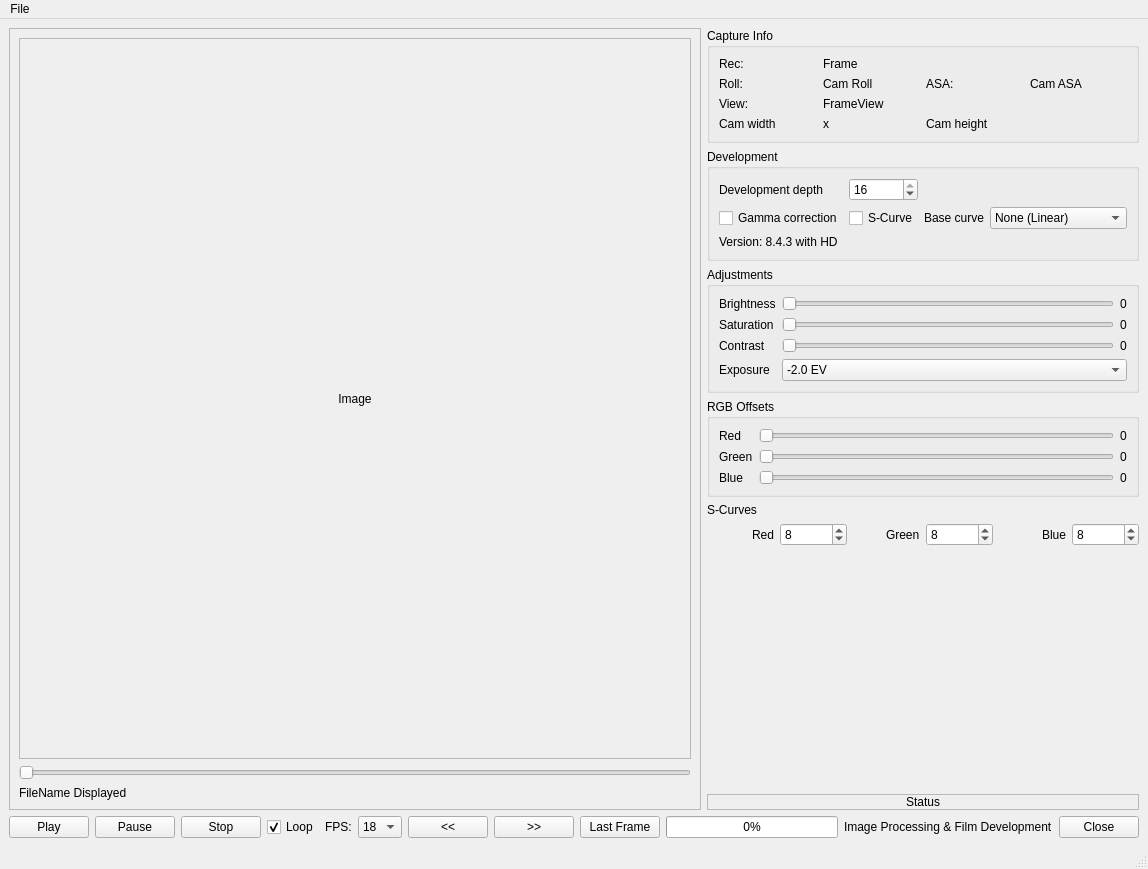
<?xml version="1.0" encoding="UTF-8"?>
<ui version="4.0">
 <class>Processing</class>
 <widget class="QMainWindow" name="Processing">
  <property name="geometry">
   <rect>
    <x>0</x>
    <y>0</y>
    <width>1148</width>
    <height>869</height>
   </rect>
  </property>
  <property name="windowTitle">
   <string>Image Processing &amp; Film Development</string>
  </property>
  <widget class="QWidget" name="centralwidget">
   <layout class="QVBoxLayout" name="rootLayout">
    <item>
     <layout class="QHBoxLayout" name="mainRow" stretch="2,1">
      <item>
       <widget class="QScrollArea" name="imageScrollArea">
        <property name="widgetResizable">
         <bool>true</bool>
        </property>
        <widget class="QWidget" name="imageScrollAreaWidget">
         <property name="geometry">
          <rect>
           <x>0</x>
           <y>0</y>
           <width>711</width>
           <height>762</height>
          </rect>
         </property>
         <layout class="QVBoxLayout" name="imageAreaLayout">
          <item>
           <widget class="QLabel" name="Label_showimage">
            <property name="sizePolicy">
             <sizepolicy hsizetype="Expanding" vsizetype="Expanding">
              <horstretch>0</horstretch>
              <verstretch>0</verstretch>
             </sizepolicy>
            </property>
            <property name="minimumSize">
             <size>
              <width>320</width>
              <height>240</height>
             </size>
            </property>
            <property name="frameShape">
             <enum>QFrame::Shape::StyledPanel</enum>
            </property>
            <property name="text">
             <string>Image</string>
            </property>
            <property name="scaledContents">
             <bool>false</bool>
            </property>
            <property name="alignment">
             <set>Qt::AlignmentFlag::AlignCenter</set>
            </property>
           </widget>
          </item>
          <item>
           <widget class="QSlider" name="horizontalSlider_3">
            <property name="minimum">
             <number>0</number>
            </property>
            <property name="maximum">
             <number>4000</number>
            </property>
            <property name="value">
             <number>0</number>
            </property>
            <property name="tracking">
             <bool>false</bool>
            </property>
            <property name="orientation">
             <enum>Qt::Orientation::Horizontal</enum>
            </property>
           </widget>
          </item>
          <item>
           <widget class="QLabel" name="FilenameDisplayed_Label">
            <property name="text">
             <string>FileName Displayed</string>
            </property>
            <property name="textInteractionFlags">
             <set>Qt::TextInteractionFlag::TextSelectableByMouse</set>
            </property>
           </widget>
          </item>
         </layout>
        </widget>
       </widget>
      </item>
      <item>
       <layout class="QVBoxLayout" name="controlsColumn">
        <item>
         <widget class="QGroupBox" name="infoGroup">
          <property name="title">
           <string>Capture Info</string>
          </property>
          <layout class="QGridLayout" name="infoGrid">
           <item row="0" column="0">
            <widget class="QLabel" name="label_12">
             <property name="text">
              <string>Rec:</string>
             </property>
            </widget>
           </item>
           <item row="0" column="1">
            <widget class="QLabel" name="label">
             <property name="text">
              <string>Frame</string>
             </property>
            </widget>
           </item>
           <item row="1" column="0">
            <widget class="QLabel" name="label_10">
             <property name="text">
              <string>Roll:</string>
             </property>
            </widget>
           </item>
           <item row="1" column="1">
            <widget class="QLabel" name="label_6">
             <property name="text">
              <string>Cam Roll</string>
             </property>
            </widget>
           </item>
           <item row="1" column="2">
            <widget class="QLabel" name="label_5">
             <property name="text">
              <string>ASA:</string>
             </property>
            </widget>
           </item>
           <item row="1" column="3">
            <widget class="QLabel" name="label_7">
             <property name="text">
              <string>Cam ASA</string>
             </property>
            </widget>
           </item>
           <item row="2" column="0">
            <widget class="QLabel" name="label_FrameView_2">
             <property name="text">
              <string>View:</string>
             </property>
            </widget>
           </item>
           <item row="2" column="1">
            <widget class="QLabel" name="label_FrameView">
             <property name="text">
              <string>FrameView</string>
             </property>
            </widget>
           </item>
           <item row="3" column="0">
            <widget class="QLabel" name="label_8">
             <property name="text">
              <string>Cam width</string>
             </property>
            </widget>
           </item>
           <item row="3" column="1">
            <widget class="QLabel" name="label_3">
             <property name="text">
              <string>x</string>
             </property>
            </widget>
           </item>
           <item row="3" column="2">
            <widget class="QLabel" name="label_9">
             <property name="text">
              <string>Cam height</string>
             </property>
            </widget>
           </item>
          </layout>
         </widget>
        </item>
        <item>
         <widget class="QGroupBox" name="devGroup">
          <property name="title">
           <string>Development</string>
          </property>
          <layout class="QGridLayout" name="devGrid">
           <item row="0" column="0">
            <widget class="QLabel" name="label_2">
             <property name="text">
              <string>Development depth</string>
             </property>
            </widget>
           </item>
           <item row="0" column="1">
            <widget class="QSpinBox" name="bitDepth">
             <property name="minimum">
              <number>8</number>
             </property>
             <property name="maximum">
              <number>16</number>
             </property>
             <property name="singleStep">
              <number>8</number>
             </property>
             <property name="value">
              <number>16</number>
             </property>
            </widget>
           </item>
           <item row="1" column="0">
            <widget class="QCheckBox" name="GammaCorrectionBox">
             <property name="text">
              <string>Gamma correction</string>
             </property>
            </widget>
           </item>
           <item row="1" column="1">
            <widget class="QCheckBox" name="SCurveBox">
             <property name="enabled">
              <bool>true</bool>
             </property>
             <property name="text">
              <string>S-Curve</string>
             </property>
             <property name="checked">
              <bool>false</bool>
             </property>
            </widget>
           </item>
           <item row="1" column="2">
            <widget class="QLabel" name="label_BaseCurve">
             <property name="text">
              <string>Base curve</string>
             </property>
            </widget>
           </item>
           <item row="1" column="3">
            <widget class="QComboBox" name="BaseCurveCombo">
             <item>
              <property name="text">
               <string>None (Linear)</string>
              </property>
             </item>
             <item>
              <property name="text">
               <string>LOG16 (Sony-style)</string>
              </property>
             </item>
             <item>
              <property name="text">
               <string>ACES Filmic (HDR)</string>
              </property>
             </item>
            </widget>
           </item>
           <item row="2" column="0" colspan="3">
            <widget class="QLabel" name="label_11">
             <property name="text">
              <string>Version: 8.4.3 with HD</string>
             </property>
            </widget>
           </item>
          </layout>
         </widget>
        </item>
        <item>
         <widget class="QGroupBox" name="groupBox">
          <property name="title">
           <string>Adjustments</string>
          </property>
          <layout class="QGridLayout" name="gridLayout">
           <item row="0" column="0">
            <widget class="QLabel" name="label_4">
             <property name="text">
              <string>Brightness</string>
             </property>
            </widget>
           </item>
           <item row="0" column="1">
            <widget class="QSlider" name="Brightness_slider">
             <property name="minimum">
              <number>-255</number>
             </property>
             <property name="maximum">
              <number>255</number>
             </property>
             <property name="value">
              <number>-255</number>
             </property>
             <property name="orientation">
              <enum>Qt::Orientation::Horizontal</enum>
             </property>
            </widget>
           </item>
           <item row="0" column="2">
            <widget class="QLabel" name="label_22">
             <property name="text">
              <string>0</string>
             </property>
            </widget>
           </item>
           <item row="1" column="0">
            <widget class="QLabel" name="label_21">
             <property name="text">
              <string>Saturation</string>
             </property>
            </widget>
           </item>
           <item row="1" column="1">
            <widget class="QSlider" name="Saturation_slider">
             <property name="minimum">
              <number>0</number>
             </property>
             <property name="maximum">
              <number>400</number>
             </property>
             <property name="singleStep">
              <number>1</number>
             </property>
             <property name="orientation">
              <enum>Qt::Orientation::Horizontal</enum>
             </property>
            </widget>
           </item>
           <item row="1" column="2">
            <widget class="QLabel" name="label_23">
             <property name="text">
              <string>0</string>
             </property>
            </widget>
           </item>
           <item row="2" column="0">
            <widget class="QLabel" name="label_24">
             <property name="text">
              <string>Contrast</string>
             </property>
            </widget>
           </item>
           <item row="2" column="1">
            <widget class="QSlider" name="Contrast_slider">
             <property name="maximum">
              <number>400</number>
             </property>
             <property name="orientation">
              <enum>Qt::Orientation::Horizontal</enum>
             </property>
            </widget>
           </item>
           <item row="2" column="2">
            <widget class="QLabel" name="label_25">
             <property name="text">
              <string>0</string>
             </property>
            </widget>
           </item>
           <item row="3" column="0">
            <widget class="QLabel" name="label_Exposure">
             <property name="text">
              <string>Exposure</string>
             </property>
            </widget>
           </item>
           <item row="3" column="1" colspan="2">
            <widget class="QComboBox" name="ExposureCombo">
  <item>
    <property name="text">
      <string>-2.0 EV</string>
    </property>
  </item>
  <item>
    <property name="text">
      <string>-1.5 EV</string>
    </property>
  </item>
  <item>
    <property name="text">
      <string>-1.0 EV</string>
    </property>
  </item>
  <item>
    <property name="text">
      <string>-0.5 EV</string>
    </property>
  </item>
  <item>
    <property name="text">
      <string>0.0 EV</string>
    </property>
  </item>
  <item>
    <property name="text">
      <string>+0.5 EV</string>
    </property>
  </item>
  <item>
    <property name="text">
      <string>+1.0 EV</string>
    </property>
  </item>
  <item>
    <property name="text">
      <string>+1.5 EV</string>
    </property>
  </item>
  <item>
    <property name="text">
      <string>+2.0 EV</string>
    </property>
  </item>
</widget>
           </item>
          </layout>
         </widget>
        </item>
        <item>
         <widget class="QGroupBox" name="rgbGroup">
          <property name="title">
           <string>RGB Offsets</string>
          </property>
          <layout class="QGridLayout" name="rgbGrid">
           <item row="2" column="2">
            <widget class="QLabel" name="label_20">
             <property name="text">
              <string>0</string>
             </property>
            </widget>
           </item>
           <item row="0" column="2">
            <widget class="QLabel" name="label_18">
             <property name="text">
              <string>0</string>
             </property>
            </widget>
           </item>
           <item row="0" column="0">
            <widget class="QLabel" name="label_15">
             <property name="text">
              <string>Red</string>
             </property>
            </widget>
           </item>
           <item row="0" column="1">
            <widget class="QSlider" name="Red_Slider">
             <property name="minimum">
              <number>0</number>
             </property>
             <property name="maximum">
              <number>255</number>
             </property>
             <property name="orientation">
              <enum>Qt::Orientation::Horizontal</enum>
             </property>
            </widget>
           </item>
           <item row="1" column="2">
            <widget class="QLabel" name="label_19">
             <property name="text">
              <string>0</string>
             </property>
            </widget>
           </item>
           <item row="1" column="1">
            <widget class="QSlider" name="Green_Slider">
             <property name="minimum">
              <number>0</number>
             </property>
             <property name="maximum">
              <number>255</number>
             </property>
             <property name="orientation">
              <enum>Qt::Orientation::Horizontal</enum>
             </property>
            </widget>
           </item>
           <item row="2" column="1">
            <widget class="QSlider" name="Blue_Slider">
             <property name="minimum">
              <number>0</number>
             </property>
             <property name="maximum">
              <number>255</number>
             </property>
             <property name="orientation">
              <enum>Qt::Orientation::Horizontal</enum>
             </property>
            </widget>
           </item>
           <item row="2" column="0">
            <widget class="QLabel" name="label_16">
             <property name="text">
              <string>Blue</string>
             </property>
            </widget>
           </item>
           <item row="1" column="0">
            <widget class="QLabel" name="label_17">
             <property name="text">
              <string>Green</string>
             </property>
            </widget>
           </item>
          </layout>
         </widget>
        </item>
        <item>
         <layout class="QGridLayout" name="curvesGrid">
          <item row="0" column="0">
           <widget class="QLabel" name="label_26">
            <property name="text">
             <string>S-Curves</string>
            </property>
           </widget>
          </item>
          <item row="1" column="2" alignment="Qt::AlignmentFlag::AlignRight">
           <widget class="QLabel" name="label_27">
            <property name="text">
             <string>Green</string>
            </property>
           </widget>
          </item>
          <item row="1" column="3">
           <widget class="QSpinBox" name="spinBox_GreenCurve">
            <property name="maximum">
             <number>32</number>
            </property>
            <property name="value">
             <number>8</number>
            </property>
           </widget>
          </item>
          <item row="1" column="5">
           <widget class="QSpinBox" name="spinBox_BlueCurve">
            <property name="maximum">
             <number>32</number>
            </property>
            <property name="value">
             <number>8</number>
            </property>
           </widget>
          </item>
          <item row="1" column="1">
           <widget class="QSpinBox" name="spinBox_RedCurve">
            <property name="maximum">
             <number>32</number>
            </property>
            <property name="value">
             <number>8</number>
            </property>
           </widget>
          </item>
          <item row="1" column="4" alignment="Qt::AlignmentFlag::AlignRight">
           <widget class="QLabel" name="label_28">
            <property name="text">
             <string>Blue</string>
            </property>
           </widget>
          </item>
          <item row="1" column="0" alignment="Qt::AlignmentFlag::AlignRight">
           <widget class="QLabel" name="label_14">
            <property name="text">
             <string>Red</string>
            </property>
           </widget>
          </item>
         </layout>
        </item>
        <item>
         <widget class="SCurvePreviewLUT" name="sCurvePreview" native="true">
          <property name="sizePolicy">
           <sizepolicy hsizetype="Expanding" vsizetype="Expanding">
            <horstretch>0</horstretch>
            <verstretch>0</verstretch>
           </sizepolicy>
          </property>
          <property name="minimumSize">
           <size>
            <width>300</width>
            <height>180</height>
           </size>
          </property>
         </widget>
        </item>
        <item>
         <widget class="QLabel" name="StatusUpdate">
          <property name="sizePolicy">
           <sizepolicy hsizetype="Expanding" vsizetype="Preferred">
            <horstretch>0</horstretch>
            <verstretch>0</verstretch>
           </sizepolicy>
          </property>
          <property name="frameShape">
           <enum>QFrame::Shape::StyledPanel</enum>
          </property>
          <property name="text">
           <string>Status</string>
          </property>
          <property name="alignment">
           <set>Qt::AlignmentFlag::AlignCenter</set>
          </property>
          <property name="wordWrap">
           <bool>true</bool>
          </property>
         </widget>
        </item>
       </layout>
      </item>
     </layout>
    </item>
    <item>
     <layout class="QHBoxLayout" name="frameSliderRow"/>
    </item>
    <item>
     <layout class="QHBoxLayout" name="bottomBar">
      <item>
       <layout class="QHBoxLayout" name="playbackControls">
        <item>
         <widget class="QPushButton" name="playButton">
          <property name="text">
           <string>Play</string>
          </property>
         </widget>
        </item>
        <item>
         <widget class="QPushButton" name="pauseButton">
          <property name="text">
           <string>Pause</string>
          </property>
         </widget>
        </item>
        <item>
         <widget class="QPushButton" name="stopButton">
          <property name="text">
           <string>Stop</string>
          </property>
         </widget>
        </item>
        <item>
         <widget class="QCheckBox" name="loopCheck">
          <property name="text">
           <string>Loop</string>
          </property>
          <property name="checked">
           <bool>true</bool>
          </property>
         </widget>
        </item>
        <item>
         <widget class="QLabel" name="fpsLabel">
          <property name="text">
           <string>FPS:</string>
          </property>
         </widget>
        </item>
        <item>
         <widget class="QComboBox" name="fpsCombo">
          <item>
           <property name="text">
            <string>18</string>
           </property>
          </item>
          <item>
           <property name="text">
            <string>24</string>
           </property>
          </item>
         </widget>
        </item>
       </layout>
      </item>
      <item>
       <layout class="QHBoxLayout" name="navButtons">
        <item>
         <widget class="QPushButton" name="Back_Button">
          <property name="text">
           <string>&lt;&lt;</string>
          </property>
         </widget>
        </item>
        <item>
         <widget class="QPushButton" name="ForwardButton">
          <property name="text">
           <string>&gt;&gt;</string>
          </property>
         </widget>
        </item>
        <item>
         <widget class="QPushButton" name="LastButton">
          <property name="text">
           <string>Last Frame</string>
          </property>
         </widget>
        </item>
       </layout>
      </item>
      <item>
       <widget class="QProgressBar" name="progressBar">
        <property name="maximum">
         <number>3800</number>
        </property>
        <property name="value">
         <number>21</number>
        </property>
       </widget>
      </item>
      <item>
       <widget class="QLabel" name="TitleLabel">
        <property name="text">
         <string>Image Processing &amp; Film Development</string>
        </property>
       </widget>
      </item>
      <item>
       <widget class="QPushButton" name="pushButton_4">
        <property name="text">
         <string>Close</string>
        </property>
       </widget>
      </item>
     </layout>
    </item>
   </layout>
  </widget>
  <widget class="QMenuBar" name="menuBar">
   <property name="geometry">
    <rect>
     <x>0</x>
     <y>0</y>
     <width>1148</width>
     <height>22</height>
    </rect>
   </property>
   <widget class="QMenu" name="menuFile">
    <property name="title">
     <string>File</string>
    </property>
    <addaction name="actionOpen_WorkDirectory"/>
    <addaction name="actionOpen_Film_Roll"/>
    <addaction name="actionSelect_Development_Template"/>
    <addaction name="separator"/>
    <addaction name="actionDevelop_Film"/>
    <addaction name="separator"/>
    <addaction name="actionExit"/>
   </widget>
   <addaction name="menuFile"/>
  </widget>
  <widget class="QStatusBar" name="statusBar"/>
  <action name="actionOpen_WorkDirectory">
   <property name="text">
    <string>Open WorkDirectory</string>
   </property>
  </action>
  <action name="actionOpen_Film_Roll">
   <property name="text">
    <string>Open Film Roll</string>
   </property>
  </action>
  <action name="actionDevelop_Film">
   <property name="text">
    <string>Develop Film</string>
   </property>
  </action>
  <action name="actionSelect_Development_Template">
   <property name="text">
    <string>Select Development Template</string>
   </property>
  </action>
  <action name="actionExit">
   <property name="text">
    <string>Exit</string>
   </property>
  </action>
 </widget>
 <layoutdefault spacing="6" margin="9"/>
 <customwidgets>
  <customwidget>
   <class>SCurvePreviewLUT</class>
   <extends>QWidget</extends>
   <header>scurvepreviewlut.h</header>
  </customwidget>
 </customwidgets>
 <resources/>
 <connections>
  <connection>
   <sender>playButton</sender>
   <signal>clicked()</signal>
   <receiver>Processing</receiver>
   <slot>on_playButton_clicked()</slot>
   <hints>
    <hint type="sourcelabel">
     <x>20</x>
     <y>20</y>
    </hint>
    <hint type="destinationlabel">
     <x>20</x>
     <y>20</y>
    </hint>
   </hints>
  </connection>
  <connection>
   <sender>pauseButton</sender>
   <signal>clicked()</signal>
   <receiver>Processing</receiver>
   <slot>on_pauseButton_clicked()</slot>
   <hints>
    <hint type="sourcelabel">
     <x>20</x>
     <y>20</y>
    </hint>
    <hint type="destinationlabel">
     <x>20</x>
     <y>20</y>
    </hint>
   </hints>
  </connection>
  <connection>
   <sender>stopButton</sender>
   <signal>clicked()</signal>
   <receiver>Processing</receiver>
   <slot>on_stopButton_clicked()</slot>
   <hints>
    <hint type="sourcelabel">
     <x>20</x>
     <y>20</y>
    </hint>
    <hint type="destinationlabel">
     <x>20</x>
     <y>20</y>
    </hint>
   </hints>
  </connection>
  <connection>
   <sender>pushButton_4</sender>
   <signal>clicked()</signal>
   <receiver>Processing</receiver>
   <slot>close()</slot>
   <hints>
    <hint type="sourcelabel">
     <x>20</x>
     <y>20</y>
    </hint>
    <hint type="destinationlabel">
     <x>20</x>
     <y>20</y>
    </hint>
   </hints>
  </connection>
  <connection>
   <sender>Red_Slider</sender>
   <signal>valueChanged(int)</signal>
   <receiver>label_18</receiver>
   <slot>setNum(int)</slot>
   <hints>
    <hint type="sourcelabel">
     <x>20</x>
     <y>20</y>
    </hint>
    <hint type="destinationlabel">
     <x>20</x>
     <y>20</y>
    </hint>
   </hints>
  </connection>
  <connection>
   <sender>Blue_Slider</sender>
   <signal>valueChanged(int)</signal>
   <receiver>label_20</receiver>
   <slot>setNum(int)</slot>
   <hints>
    <hint type="sourcelabel">
     <x>20</x>
     <y>20</y>
    </hint>
    <hint type="destinationlabel">
     <x>20</x>
     <y>20</y>
    </hint>
   </hints>
  </connection>
  <connection>
   <sender>Green_Slider</sender>
   <signal>valueChanged(int)</signal>
   <receiver>label_19</receiver>
   <slot>setNum(int)</slot>
   <hints>
    <hint type="sourcelabel">
     <x>20</x>
     <y>20</y>
    </hint>
    <hint type="destinationlabel">
     <x>20</x>
     <y>20</y>
    </hint>
   </hints>
  </connection>
  <connection>
   <sender>Brightness_slider</sender>
   <signal>valueChanged(int)</signal>
   <receiver>label_22</receiver>
   <slot>setNum(int)</slot>
   <hints>
    <hint type="sourcelabel">
     <x>20</x>
     <y>20</y>
    </hint>
    <hint type="destinationlabel">
     <x>20</x>
     <y>20</y>
    </hint>
   </hints>
  </connection>
  <connection>
   <sender>Saturation_slider</sender>
   <signal>valueChanged(int)</signal>
   <receiver>label_23</receiver>
   <slot>setNum(int)</slot>
   <hints>
    <hint type="sourcelabel">
     <x>20</x>
     <y>20</y>
    </hint>
    <hint type="destinationlabel">
     <x>20</x>
     <y>20</y>
    </hint>
   </hints>
  </connection>
  <connection>
   <sender>Contrast_slider</sender>
   <signal>valueChanged(int)</signal>
   <receiver>label_25</receiver>
   <slot>setNum(int)</slot>
   <hints>
    <hint type="sourcelabel">
     <x>20</x>
     <y>20</y>
    </hint>
    <hint type="destinationlabel">
     <x>20</x>
     <y>20</y>
    </hint>
   </hints>
  </connection>
  <connection>
   <sender>actionExit</sender>
   <signal>triggered()</signal>
   <receiver>Processing</receiver>
   <slot>close()</slot>
   <hints>
    <hint type="sourcelabel">
     <x>-1</x>
     <y>-1</y>
    </hint>
    <hint type="destinationlabel">
     <x>20</x>
     <y>20</y>
    </hint>
   </hints>
  </connection>
  <connection>
   <sender>actionOpen_WorkDirectory</sender>
   <signal>triggered()</signal>
   <receiver>Processing</receiver>
   <slot>on_SelectDir_Button_clicked()</slot>
   <hints>
    <hint type="sourcelabel">
     <x>-1</x>
     <y>-1</y>
    </hint>
    <hint type="destinationlabel">
     <x>20</x>
     <y>20</y>
    </hint>
   </hints>
  </connection>
  <connection>
   <sender>actionOpen_Film_Roll</sender>
   <signal>triggered()</signal>
   <receiver>Processing</receiver>
   <slot>on_Settings_Button_clicked()</slot>
   <hints>
    <hint type="sourcelabel">
     <x>-1</x>
     <y>-1</y>
    </hint>
    <hint type="destinationlabel">
     <x>20</x>
     <y>20</y>
    </hint>
   </hints>
  </connection>
  <connection>
   <sender>actionDevelop_Film</sender>
   <signal>triggered()</signal>
   <receiver>Processing</receiver>
   <slot>on_DevelopFilm_Button_clicked()</slot>
   <hints>
    <hint type="sourcelabel">
     <x>-1</x>
     <y>-1</y>
    </hint>
    <hint type="destinationlabel">
     <x>20</x>
     <y>20</y>
    </hint>
   </hints>
  </connection>
 </connections>
 <slots>
  <slot>on_SelectDir_Button_clicked()</slot>
  <slot>on_Settings_Button_clicked()</slot>
  <slot>on_DevelopFilm_Button_clicked()</slot>
  <slot>on_playButton_clicked()</slot>
  <slot>on_pauseButton_clicked()</slot>
  <slot>on_stopButton_clicked()</slot>
 </slots>
</ui>
